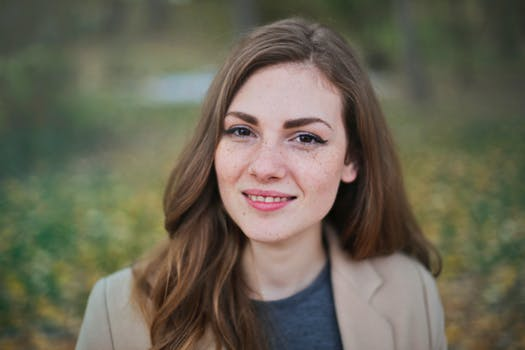
#> input picture A_2/face2.jpg, 525 x 350 px
$ jupyter execute Question-9.ipynb   (Python 2 division)
#> lines starting #> are read from the running program, lines starting #| are printed output that depends on the picture
[cell 1]
import numpy as np
import matplotlib.pyplot as plt
import math
import copy
import cv2

img = cv2.imread('face2.jpg', 0)
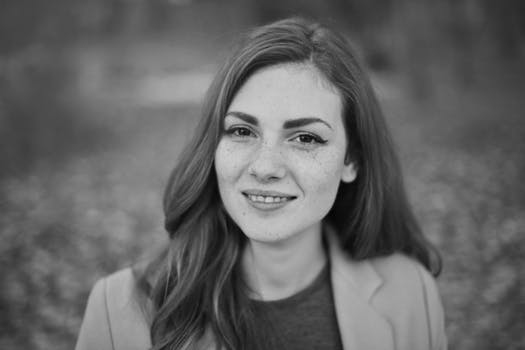
#> img: shape (350, 525); min 0, max 208, mean 100.7

kernel = np.array([ [1,1,1], [1,1,1], [1,1,1] ])
kernel = 1.0/9.0*kernel

out_img1 = cv2.filter2D(img, -1, kernel)

row,col = img.shape
#> row = 350; col = 525
centre_x,centre_y = row/2, col/2
#> centre_x = 175; centre_y = 262

dft = cv2.dft(np.float32(img), flags = cv2.DFT_COMPLEX_OUTPUT)
dft_shift = np.fft.fftshift(dft)

mask = np.zeros((row, col, 2), np.uint8)
mask[centre_x-5:centre_x+5, centre_y-5:centre_y+5] = 1


fshift = dft_shift*mask
f_ishift = np.fft.ifftshift(fshift)
img_back = cv2.idft(f_ishift)
img_back = cv2.magnitude(img_back[:,:,0],img_back[:,:,1])
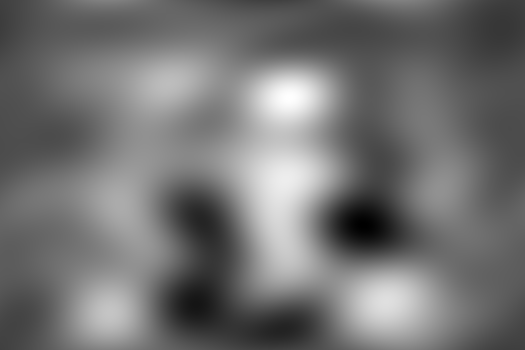
#> img_back: shape (350, 525) float32; min 1963856.8, max 38751268, mean 18508816; drawn with min black and max white

plt.subplot(131),plt.imshow(img, cmap = 'gray')
plt.title('Input Image'), plt.xticks([]), plt.yticks([])
plt.subplot(132),plt.imshow(out_img1, cmap = 'gray')
plt.title('LPF 1'), plt.xticks([]), plt.yticks([])
plt.subplot(133),plt.imshow(img_back, cmap = 'gray')
plt.title('LPF 2'), plt.xticks([]), plt.yticks([])
plt.show()
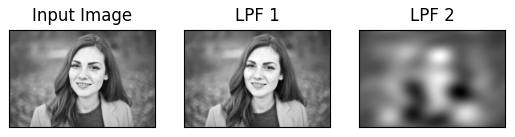
#> figure drawn by matplotlib, 3 panels
